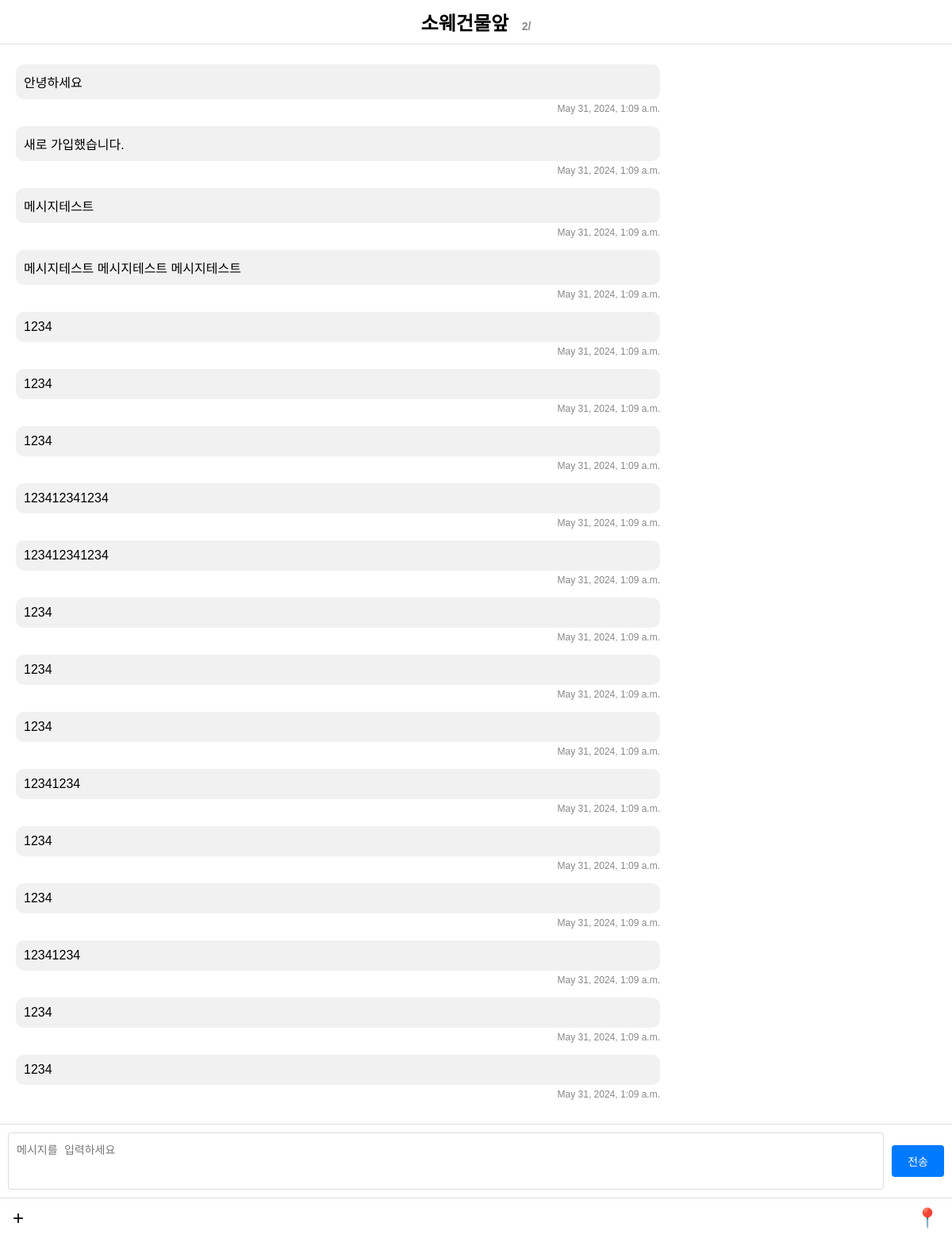
Page /chatrooms/2/ (signed in) on the committed database.
### chat/models.py (models this page shows, shortened)
class ChatRoom(models.Model):
    origin = models.CharField(max_length=255)  # 출발지
    destination = models.CharField(max_length=255)  # 도착지
    departure_time = models.DateTimeField()  # 출발시간
    owner = models.ForeignKey(settings.AUTH_USER_MODEL, related_name='owned_rooms', on_delete=models.CASCADE)
    members = models.ManyToManyField(settings.AUTH_USER_MODEL, through='ChatRoomMembership', related_name='chat_rooms')
    created_at = models.DateTimeField(auto_now_add=True)

class ChatMessage(models.Model):
    room = models.ForeignKey(ChatRoom, related_name='messages', on_delete=models.CASCADE)
    user = models.ForeignKey(settings.AUTH_USER_MODEL, on_delete=models.CASCADE)
    message = models.TextField()
    timestamp = models.DateTimeField(auto_now_add=True)

### chat/views.py (the view)
# urls.py: path('chatrooms/<int:room_id>/', views.chatroom_detail, name='chatroom_detail'),
@login_required
def chatroom_detail(request, room_id):
    chatroom = get_object_or_404(ChatRoom, id=room_id)
    if not ChatRoomMembership.objects.filter(user=request.user, room=chatroom).exists():
        ChatRoomMembership.objects.create(user=request.user, room=chatroom)
    context = {
        'chatroom': chatroom,
    }
    return render(request, 'chat/chatroom_detail.html', context)

### chat/templates/chat/chatroom_detail.html (shortened to what this page needs)
<!DOCTYPE html>
<html lang="ko">
<head>
</head>
<body>
    <div class="chat-container">
        <header>
            <h1>{{ chatroom.origin }} <span>{{ chatroom.members.count }}/{{ chatroom.max_members }}</span></h1>
        </header>
        <div class="chat-log" id="chat-log">
            {% for message in chatroom.messages.all %}
                <div class="chat-message {% if message.student_id == request.user.student_id %}right{% else %}left{% endif %}">
                    <div class="message">{{ message.message }}</div>
                    <div class="timestamp">{{ message.timestamp }}</div>
                </div>
            {% endfor %}
        </div>
        <div class="message-input-container">
            <textarea id="chat-message-input" placeholder="메시지를 입력하세요"></textarea>
            <button id="chat-message-submit">전송</button>
        </div>
        <div class="footer-icons">
            <button class="icon-btn">+</button>
            <button class="icon-btn">📍</button>
        </div>
    </div>
</body>
</html>

### chat/templates/chat/chatroom_detail.html (style rules this page uses)
body { font-family: Arial, sans-serif; margin: 0; padding: 0; background-color: #f5f5f5; }
.chat-container { display: flex; flex-direction: column; height: 100vh; }
header { background-color: white; padding: 10px 20px; border-bottom: 1px solid #ddd; display: flex; justify-content: center; align-items: center; }
header h1 { margin: 0; font-size: 24px; text-align: center; }
header span { font-size: 14px; color: #888; margin-left: 10px; }
.chat-log { flex: 1; padding: 20px; overflow-y: auto; background-color: #fff; }
.chat-message { margin-bottom: 10px; display: flex; flex-direction: column; max-width: 70%; }
.chat-message .message { padding: 10px; border-radius: 10px; background-color: #f1f1f1; margin-top: 5px; position: relative; }
.chat-message .timestamp { font-size: 12px; color: #888; text-align: right; margin-top: 5px; }
.chat-message.left { align-self: flex-start; }
.chat-message.left .message { background-color: #f1f1f1; }
.message-input-container { display: flex; align-items: center; padding: 10px; border-top: 1px solid #ddd; background-color: white; }
.message-input-container textarea { flex: 1; padding: 10px; border: 1px solid #ddd; border-radius: 4px; font-size: 14px; resize: none; height: 50px; }
.message-input-container button { padding: 10px 20px; border: none; background-color: #007bff; color: white; border-radius: 4px; font-size: 14px; cursor: pointer; margin-left: 10px; }
.footer-icons { display: flex; justify-content: space-between; padding: 10px; background-color: white; border-top: 1px solid #ddd; }
.icon-btn { background: none; border: none; cursor: pointer; font-size: 24px; }

### rows in the picture
ChatRoom: origin "소웨건물앞", members.count "2"
ChatMessage: message "안녕하세요", timestamp "May 31, 2024, 1:09 a.m."
ChatMessage: message "새로 가입했습니다.", timestamp "May 31, 2024, 1:09 a.m."
ChatMessage: message "메시지테스트", timestamp "May 31, 2024, 1:09 a.m."
ChatMessage: message "메시지테스트 메시지테스트 메시지테스트", timestamp "May 31, 2024, 1:09 a.m."
ChatMessage: message "1234", timestamp "May 31, 2024, 1:09 a.m."
ChatMessage: message "1234", timestamp "May 31, 2024, 1:09 a.m."
ChatMessage: message "1234", timestamp "May 31, 2024, 1:09 a.m."
ChatMessage: message "123412341234", timestamp "May 31, 2024, 1:09 a.m."
ChatMessage: message "123412341234", timestamp "May 31, 2024, 1:09 a.m."
ChatMessage: message "1234", timestamp "May 31, 2024, 1:09 a.m."
ChatMessage: message "1234", timestamp "May 31, 2024, 1:09 a.m."
ChatMessage: message "1234", timestamp "May 31, 2024, 1:09 a.m."
ChatMessage: message "12341234", timestamp "May 31, 2024, 1:09 a.m."
ChatMessage: message "1234", timestamp "May 31, 2024, 1:09 a.m."
ChatMessage: message "1234", timestamp "May 31, 2024, 1:09 a.m."
ChatMessage: message "12341234", timestamp "May 31, 2024, 1:09 a.m."
ChatMessage: message "1234", timestamp "May 31, 2024, 1:09 a.m."
ChatMessage: message "1234", timestamp "May 31, 2024, 1:09 a.m."
